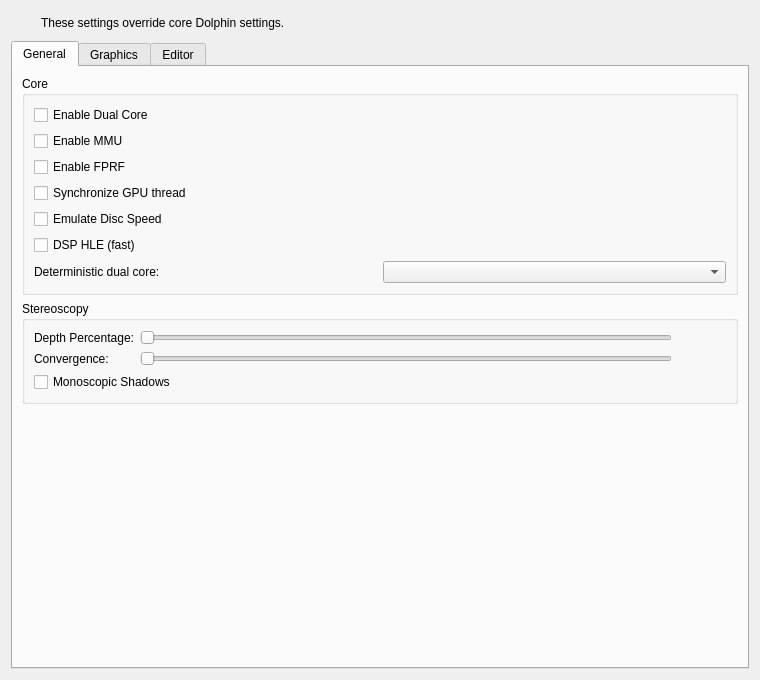
<?xml version="1.0" encoding="UTF-8"?>
<ui version="4.0">
 <class>GameConfigWidget</class>
 <widget class="QWidget" name="GameConfigWidget">
  <property name="geometry">
   <rect>
    <x>0</x>
    <y>0</y>
    <width>760</width>
    <height>680</height>
   </rect>
  </property>
  <layout class="QVBoxLayout" name="rootLayout">
   <item>
    <widget class="QFrame" name="helpFrame">
     <property name="frameShape">
      <enum>QFrame::Shape::NoFrame</enum>
     </property>
     <layout class="QHBoxLayout" name="helpLayout">
      <property name="leftMargin">
       <number>0</number>
      </property>
      <property name="topMargin">
       <number>0</number>
      </property>
      <property name="rightMargin">
       <number>0</number>
      </property>
      <property name="bottomMargin">
       <number>0</number>
      </property>
      <item>
       <widget class="QLabel" name="helpIconLabel">
        <property name="minimumSize">
         <size>
          <width>24</width>
          <height>24</height>
         </size>
        </property>
        <property name="maximumSize">
         <size>
          <width>24</width>
          <height>24</height>
         </size>
        </property>
        <property name="text">
         <string/>
        </property>
        <property name="alignment">
         <set>Qt::AlignmentFlag::AlignCenter</set>
        </property>
       </widget>
      </item>
      <item>
       <widget class="QLabel" name="helpLabel">
        <property name="text">
         <string>These settings override core Dolphin settings.</string>
        </property>
        <property name="wordWrap">
         <bool>true</bool>
        </property>
       </widget>
      </item>
     </layout>
    </widget>
   </item>
   <item>
    <widget class="QTabWidget" name="tabWidget">
     <property name="currentIndex">
      <number>0</number>
     </property>
     <widget class="QWidget" name="generalTab">
      <attribute name="title">
       <string>General</string>
      </attribute>
      <layout class="QVBoxLayout" name="generalLayout">
       <item>
        <widget class="QGroupBox" name="coreGroup">
         <property name="title">
          <string>Core</string>
         </property>
         <layout class="QGridLayout" name="coreLayout">
          <item row="0" column="0" colspan="2">
           <widget class="QCheckBox" name="enableDualCoreCheckBox">
            <property name="text">
             <string>Enable Dual Core</string>
            </property>
           </widget>
          </item>
          <item row="1" column="0" colspan="2">
           <widget class="QCheckBox" name="enableMmuCheckBox">
            <property name="text">
             <string>Enable MMU</string>
            </property>
           </widget>
          </item>
          <item row="2" column="0" colspan="2">
           <widget class="QCheckBox" name="enableFprfCheckBox">
            <property name="text">
             <string>Enable FPRF</string>
            </property>
           </widget>
          </item>
          <item row="3" column="0" colspan="2">
           <widget class="QCheckBox" name="syncGpuCheckBox">
            <property name="text">
             <string>Synchronize GPU thread</string>
            </property>
           </widget>
          </item>
          <item row="4" column="0" colspan="2">
           <widget class="QCheckBox" name="emulateDiscSpeedCheckBox">
            <property name="text">
             <string>Emulate Disc Speed</string>
            </property>
           </widget>
          </item>
          <item row="5" column="0" colspan="2">
           <widget class="QCheckBox" name="dspHleCheckBox">
            <property name="text">
             <string>DSP HLE (fast)</string>
            </property>
           </widget>
          </item>
          <item row="6" column="0">
           <widget class="QLabel" name="deterministicDualCoreLabel">
            <property name="text">
             <string>Deterministic dual core:</string>
            </property>
            <property name="buddy">
             <cstring>deterministicDualCoreComboBox</cstring>
            </property>
           </widget>
          </item>
          <item row="6" column="1">
           <widget class="QComboBox" name="deterministicDualCoreComboBox"/>
          </item>
         </layout>
        </widget>
       </item>
       <item>
        <widget class="QGroupBox" name="stereoscopyGroup">
         <property name="title">
          <string>Stereoscopy</string>
         </property>
         <layout class="QGridLayout" name="stereoscopyLayout">
          <item row="0" column="0">
           <widget class="QLabel" name="depthLabel">
            <property name="text">
             <string>Depth Percentage:</string>
            </property>
            <property name="buddy">
             <cstring>depthSlider</cstring>
            </property>
           </widget>
          </item>
          <item row="0" column="1">
           <widget class="QSlider" name="depthSlider">
            <property name="minimum">
             <number>0</number>
            </property>
            <property name="maximum">
             <number>100</number>
            </property>
            <property name="singleStep">
             <number>1</number>
            </property>
            <property name="orientation">
             <enum>Qt::Orientation::Horizontal</enum>
            </property>
           </widget>
          </item>
          <item row="0" column="2">
           <widget class="QLabel" name="depthValueLabel">
            <property name="minimumSize">
             <size>
              <width>48</width>
              <height>0</height>
             </size>
            </property>
            <property name="text">
             <string/>
            </property>
            <property name="alignment">
             <set>Qt::AlignmentFlag::AlignRight|Qt::AlignmentFlag::AlignTrailing|Qt::AlignmentFlag::AlignVCenter</set>
            </property>
           </widget>
          </item>
          <item row="1" column="0">
           <widget class="QLabel" name="convergenceLabel">
            <property name="text">
             <string>Convergence:</string>
            </property>
            <property name="buddy">
             <cstring>convergenceSlider</cstring>
            </property>
           </widget>
          </item>
          <item row="1" column="1">
           <widget class="QSlider" name="convergenceSlider">
            <property name="minimum">
             <number>0</number>
            </property>
            <property name="maximum">
             <number>100000</number>
            </property>
            <property name="singleStep">
             <number>1</number>
            </property>
            <property name="orientation">
             <enum>Qt::Orientation::Horizontal</enum>
            </property>
           </widget>
          </item>
          <item row="1" column="2">
           <widget class="QLabel" name="convergenceValueLabel">
            <property name="minimumSize">
             <size>
              <width>48</width>
              <height>0</height>
             </size>
            </property>
            <property name="text">
             <string/>
            </property>
            <property name="alignment">
             <set>Qt::AlignmentFlag::AlignRight|Qt::AlignmentFlag::AlignTrailing|Qt::AlignmentFlag::AlignVCenter</set>
            </property>
           </widget>
          </item>
          <item row="2" column="0" colspan="3">
           <widget class="QCheckBox" name="monoscopicShadowsCheckBox">
            <property name="text">
             <string>Monoscopic Shadows</string>
            </property>
           </widget>
          </item>
         </layout>
        </widget>
       </item>
       <item>
        <spacer name="generalSpacer">
         <property name="orientation">
          <enum>Qt::Orientation::Vertical</enum>
         </property>
         <property name="sizeHint" stdset="0">
          <size>
           <width>20</width>
           <height>40</height>
          </size>
         </property>
        </spacer>
       </item>
      </layout>
     </widget>
     <widget class="QWidget" name="graphicsTab">
      <attribute name="title">
       <string>Graphics</string>
      </attribute>
      <layout class="QVBoxLayout" name="graphicsLayout">
       <property name="spacing">
        <number>0</number>
       </property>
       <property name="leftMargin">
        <number>0</number>
       </property>
       <property name="topMargin">
        <number>0</number>
       </property>
       <property name="rightMargin">
        <number>0</number>
       </property>
       <property name="bottomMargin">
        <number>0</number>
       </property>
      </layout>
     </widget>
     <widget class="QWidget" name="editorTab">
      <attribute name="title">
       <string>Editor</string>
      </attribute>
      <layout class="QVBoxLayout" name="editorLayout">
       <item>
        <widget class="QGroupBox" name="defaultConfigGroup">
         <property name="title">
          <string>Default Config (Read Only)</string>
         </property>
         <layout class="QVBoxLayout" name="defaultConfigLayout">
          <item>
           <widget class="QTabWidget" name="defaultConfigTabWidget">
            <property name="currentIndex">
             <number>-1</number>
            </property>
           </widget>
          </item>
         </layout>
        </widget>
       </item>
       <item>
        <widget class="QGroupBox" name="userConfigGroup">
         <property name="title">
          <string>User Config</string>
         </property>
         <layout class="QVBoxLayout" name="userConfigLayout">
          <item>
           <widget class="QTabWidget" name="userConfigTabWidget">
            <property name="currentIndex">
             <number>-1</number>
            </property>
           </widget>
          </item>
         </layout>
        </widget>
       </item>
      </layout>
     </widget>
    </widget>
   </item>
  </layout>
 </widget>
 <tabstops>
  <tabstop>enableDualCoreCheckBox</tabstop>
  <tabstop>enableMmuCheckBox</tabstop>
  <tabstop>enableFprfCheckBox</tabstop>
  <tabstop>syncGpuCheckBox</tabstop>
  <tabstop>emulateDiscSpeedCheckBox</tabstop>
  <tabstop>dspHleCheckBox</tabstop>
  <tabstop>deterministicDualCoreComboBox</tabstop>
  <tabstop>depthSlider</tabstop>
  <tabstop>convergenceSlider</tabstop>
  <tabstop>monoscopicShadowsCheckBox</tabstop>
 </tabstops>
 <resources/>
 <connections/>
</ui>
